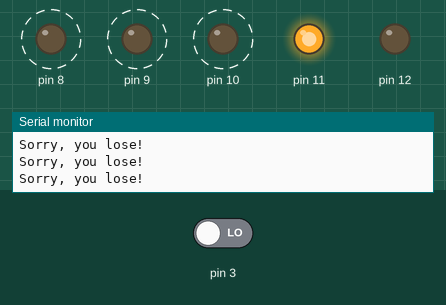
Recording of a sketch running on a simulated Arduino Uno, built with avr-gcc and run on an emulated ATmega328P. Shown: output pins drawn as LEDs (lit = HIGH), the last lines printed to the serial monitor. Dashed ring = blinking. Inputs (shaded band) come from the test bench; at power-on: pin 3 LOW.

Above: at 1.27 s.
1.3 s: pin 3 driven HIGH
At 1.87 s:
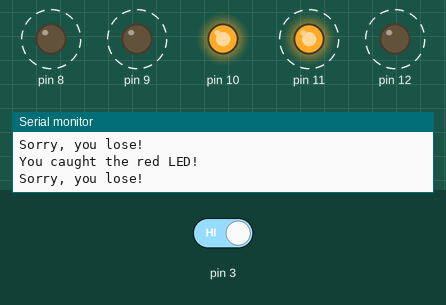
4.3 s: pin 3 driven LOW
At 4.43 s:
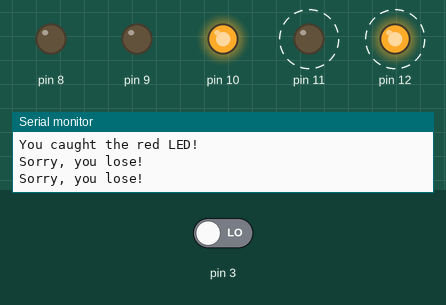
At 5.18 s:
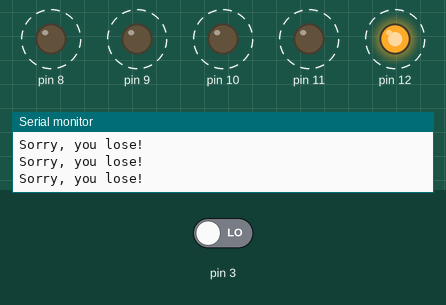
Timing chart, 0 to 13.3 s (numbered marks = the images above; inputs shaded):
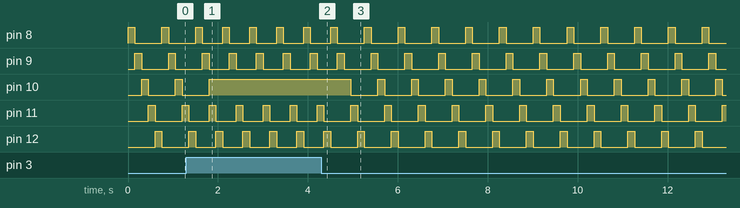

The sketch:

catchRedLED.ino
```cpp
void setup() {

// put your setup code here, to run once:

Serial.begin(115200);

pinMode(3, INPUT);

for (int led=8; led<=12; led++){

pinMode(led, OUTPUT);

}

Serial.println("Welcome to Catch the LED!");

Serial.println("Your goal is to catch the red LED");

}

void loop() {

// put your main code here, to run repeatedly:

for (int led=8; led<=12; led++){

digitalWrite(led, HIGH);

if(digitalRead(3)==HIGH && led==10){

digitalWrite(led, HIGH);

Serial.println("You caught the red LED!");

}

else{

Serial.println("Sorry, you lose!");

delay(150);

digitalWrite(led, LOW);

}

}
}
```

Measured:
- after the input at 1.3 s, pin 10: goes on until 1.8 s, then stays HIGH
- after the input at 4.3 s, pin 10: alternates HIGH for 0.15 s and LOW for 0.60 s, starting after 0.66 s
- by itself, pin 8–12: alternates HIGH for 0.15 s and LOW for 0.60 s
